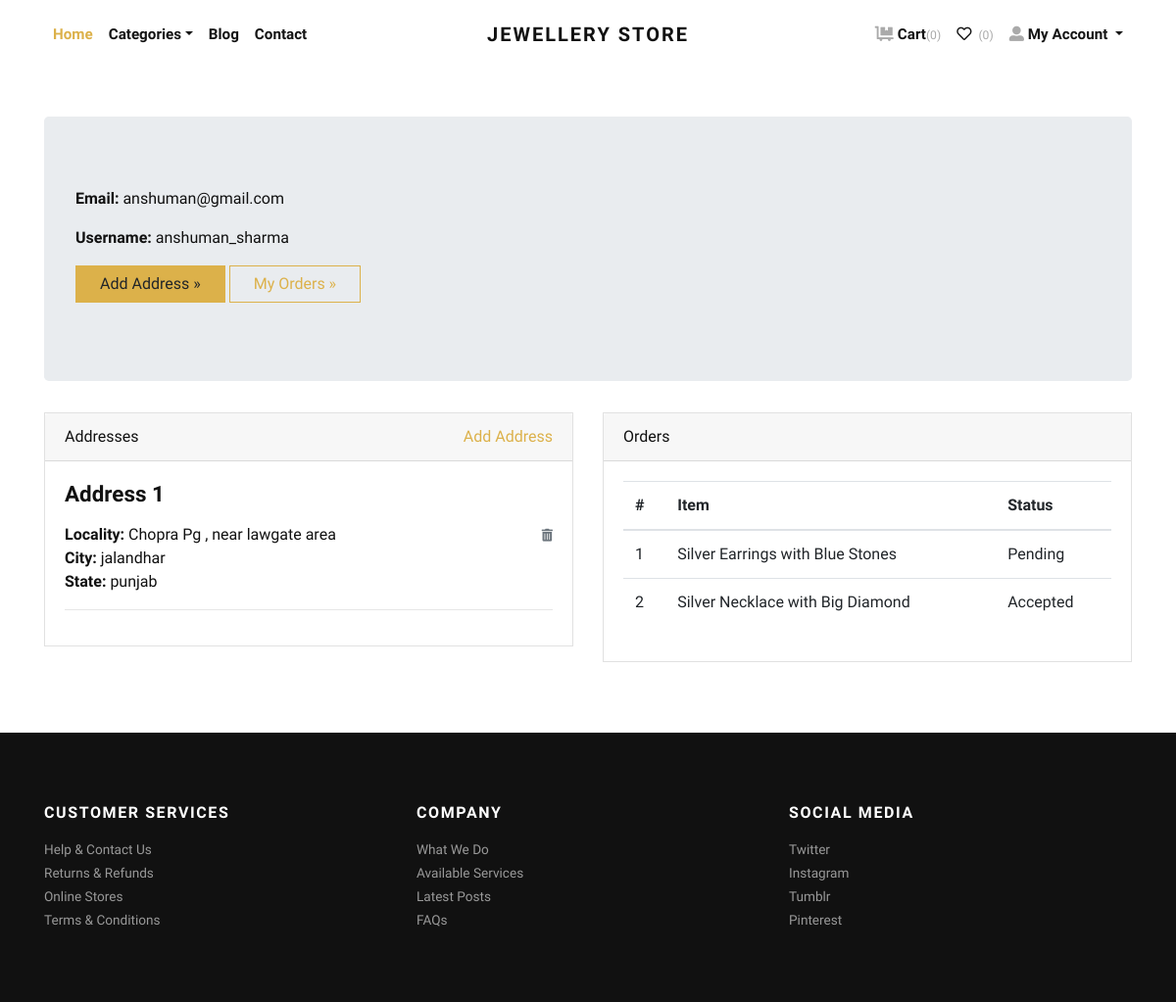
Before: /accounts/profile/ (signed in) with the older database file.
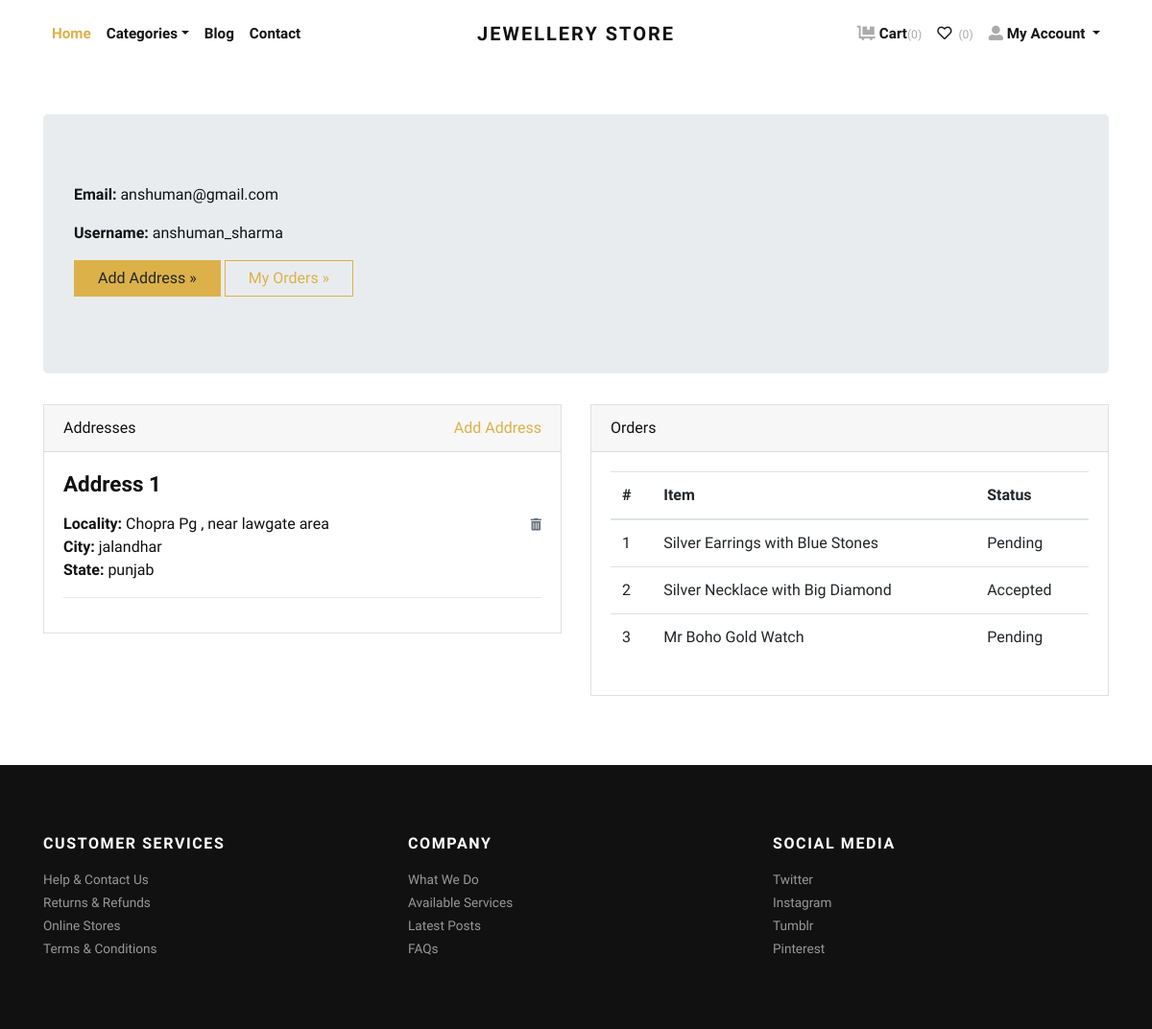
After: the same page with the newer database file.
### store/models.py (models this page shows, shortened)
class Address(models.Model):
    user = models.ForeignKey(User, verbose_name="User", on_delete=models.CASCADE)
    locality = models.CharField(max_length=150, verbose_name="Nearest Location")
    city = models.CharField(max_length=150, verbose_name="City")
    state = models.CharField(max_length=150, verbose_name="State")

class Order(models.Model):
    user = models.ForeignKey(User, verbose_name="User", on_delete=models.CASCADE)
    address = models.ForeignKey(Address, verbose_name="Shipping Address", on_delete=models.CASCADE)
    product = models.ForeignKey(Product, verbose_name="Product", on_delete=models.CASCADE)
    quantity = models.PositiveIntegerField(verbose_name="Quantity")
    ordered_date = models.DateTimeField(auto_now_add=True, verbose_name="Ordered Date")
    status = models.CharField(
        choices=STATUS_CHOICES,
        max_length=50,
        default="Pending"
        )

class Product(models.Model):
    title = models.CharField(max_length=150, verbose_name="Product Title")
    slug = models.SlugField(max_length=160, verbose_name="Product Slug")
    sku = models.CharField(max_length=255, unique=True, verbose_name="Unique Product ID (SKU)")
    short_description = models.TextField(verbose_name="Short Description")
    detail_description = models.TextField(blank=True, null=True, verbose_name="Detail Description")
    product_image = models.ImageField(upload_to='product', blank=True, null=True, verbose_name="Product Image")
    price = models.DecimalField(max_digits=8, decimal_places=2)
    category = models.ForeignKey(Category, verbose_name="Product Categoy", on_delete=models.CASCADE)
    is_active = models.BooleanField(verbose_name="Is Active?")
    is_featured = models.BooleanField(verbose_name="Is Featured?")
    created_at = models.DateTimeField(auto_now_add=True, verbose_name="Created Date")
    updated_at = models.DateTimeField(auto_now=True, verbose_name="Updated Date")
    class Meta:
        verbose_name_plural = 'Products'
        ordering = ('-created_at', )

### store/views.py (the view)
# urls.py: path('accounts/profile/', views.profile, name="profile"),
@login_required
def profile(request):
    addresses = Address.objects.filter(user=request.user)
    orders = Order.objects.filter(user=request.user)
    return render(request, 'account/profile.html', {'addresses':addresses, 'orders':orders})

### store/context_preprocessors.py (called while the page is built)
def store_menu(request):
    categories = Category.objects.filter(is_active=True)
    context = {
        'categories_menu': categories,
    }
    return context

def cart_menu(request):
    if request.user.is_authenticated:
        cart_items= Cart.objects.filter(user=request.user)
        context = {
            'cart_items': cart_items,
        }
    else:
        context = {}
    return context

### templates/account/profile.html (shortened to what this page needs)
{% extends 'base.html' %}
{% load static %}
    {% block content %}
      <div class="container py-5">
        <div class="jumbotron">
          <p><strong>Email:</strong> {{request.user.email}}</p>
          <p><strong>Username:</strong> {{request.user.username}}</p>
          <p><a class="btn btn-primary btn-large" href="{% url 'store:add-address' %}">Add Address »</a> <a class="btn btn-outline-primary btn-large" href="#">My Orders »</a></p>
        </div>
        <div class="row">
          <div class="col-lg-6">
            <div class="card mb-4" id="headings">
              <div class="card-header">Addresses <span class="float-right"><a href="{% url 'store:add-address' %}">Add Address</a></span></div>
              <div class="card-body">
                {% if addresses %}
                    {% for address in addresses %}
                        <h4 class="mb-3">Address {{forloop.counter}}</h4>
                        <span class="float-right"><a href="{% url 'store:remove-address' address.id %}"><i class="fas fa-trash-alt small text-muted"></i></a></span>
                        <p>
                            <strong>Locality: </strong>{{address.locality}} <br>
                            <strong>City: </strong>{{address.city}} <br>
                            <strong>State: </strong>{{address.state}} <br>
                        </p>
                        <hr>
                    {% endfor %}
                {% else %}
                <div class="text-danger">
                  Address not Added.
                </div>
                {% endif %}
              </div>
            </div>
          </div>
          <div class="col-lg-6">
            <div class="card mb-4" id="tables">
              <div class="card-header">Orders</div>
              <div class="card-body">
                <table class="table table-hover">
                  <thead>
                    <tr>
                      <th>#</th>
                      <th>Item</th>
                      <th>Status</th>
                    </tr>
                  </thead>
                  <tbody>
                    {% if orders %}
                      {% for order in orders %}
                        <tr>
                          <td>{{forloop.counter}}</td>
                          <td>{{order.product.title}}</td>
                          <td>
                            {{order.status}}
                          </td>
                        </tr>
                      {% endfor %}
                    {% else %}
                    <tr>
                      <td class="text-danger" colspan="3">You've not Ordered anything yet.</td>
                    </tr>
                    {% endif %}
                  </tbody>
                </table>
              </div>
            </div>
          </div>
        </div>
      </div>
{% endblock content %}

Changed rows visible on the page:
added Order: product "Mr Boho Gold Watch", status "Pending"
